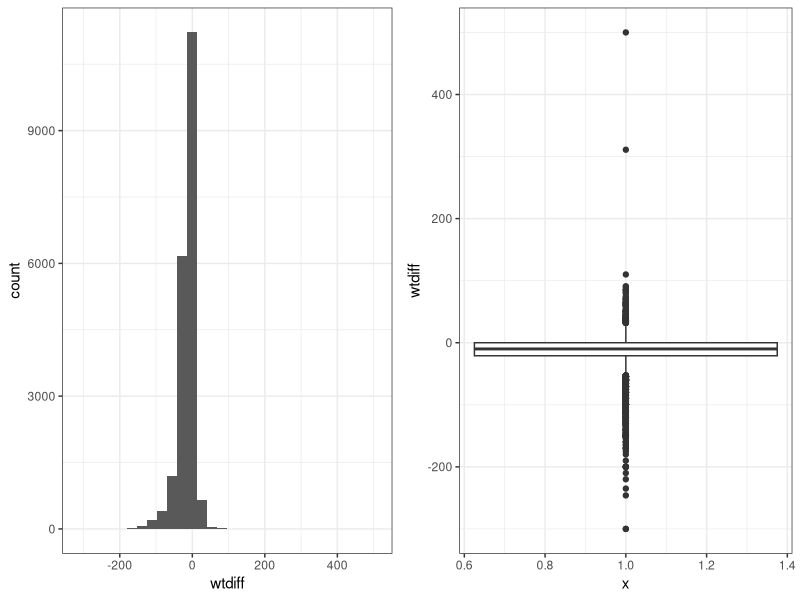
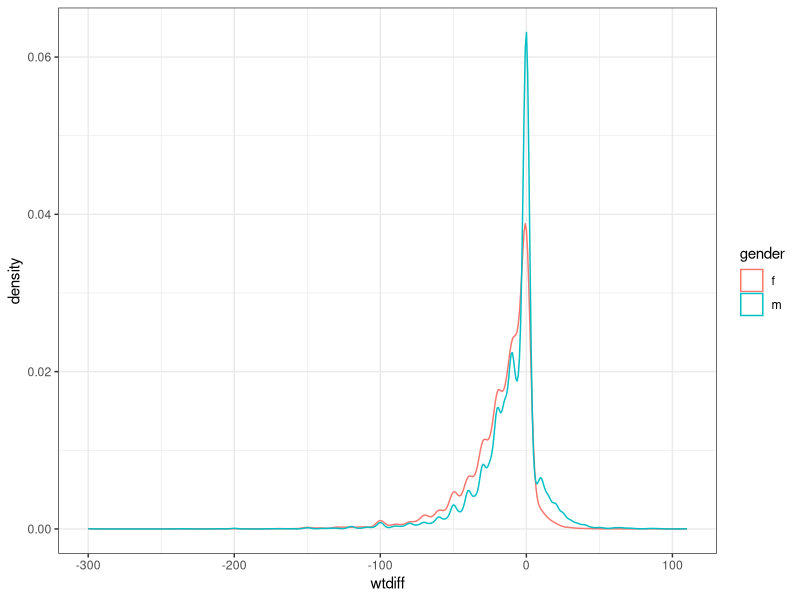
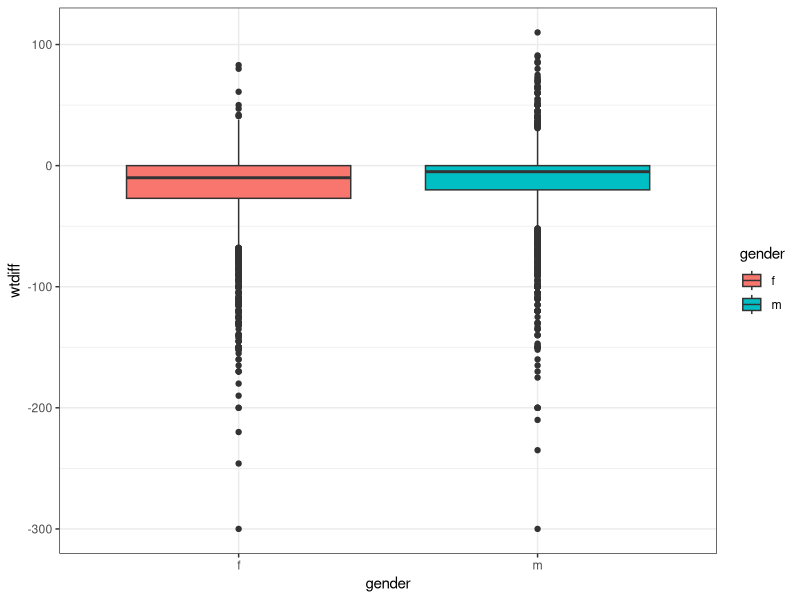
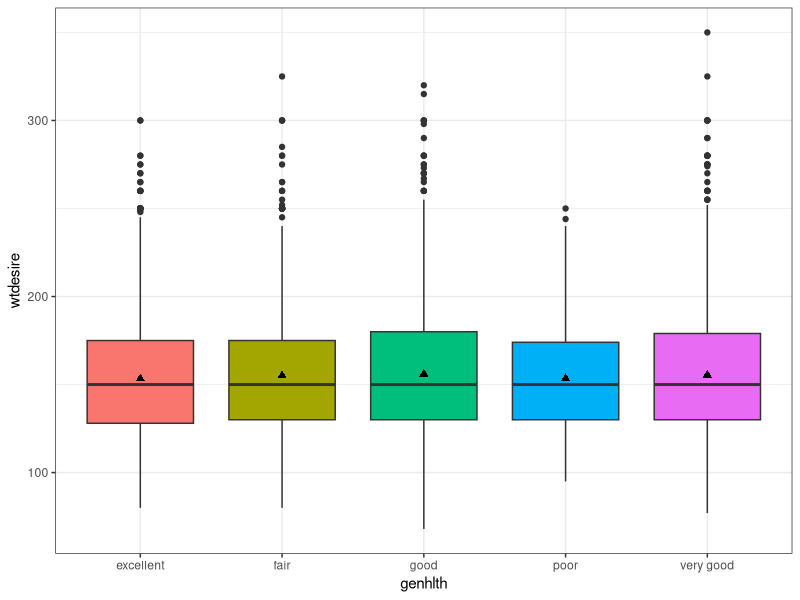
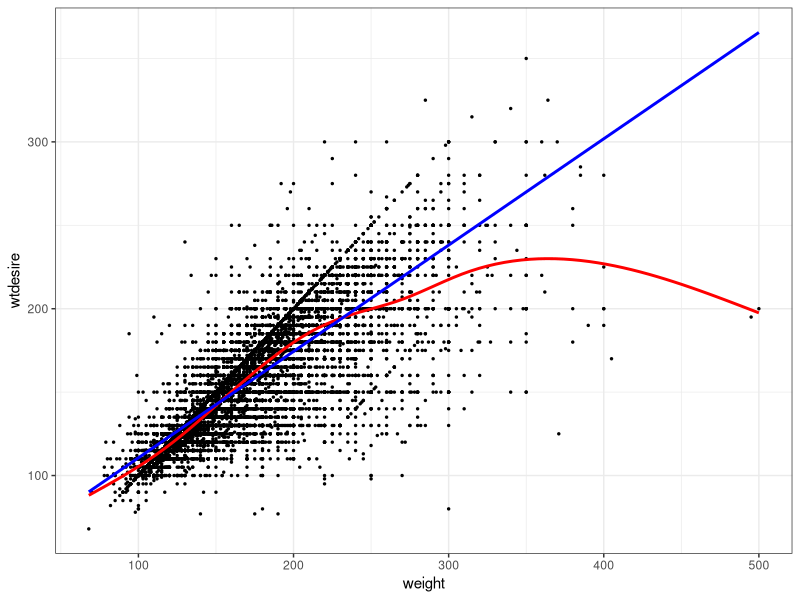
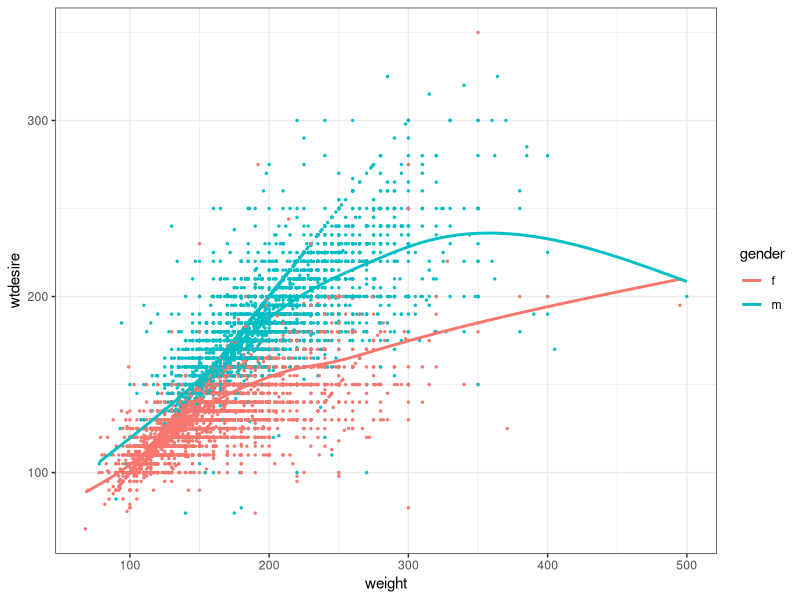

R code for these plots, in order:
## ---- chunk 1
cdc <- read.table("stat_models_brief/cdc.txt", header=TRUE, sep="\t")
## ---- chunk 2
cdc$wtdiff <- cdc$wtdesire - cdc$weight
## ---- chunk 3
library(ggplot2)
library(gridExtra)

# Optional settings for cleaning up the resulting knitted document 
library(knitr)
opts_chunk$set(warning=FALSE, message=FALSE,  
               fig.align = 'center',  fig.width=6, fig.height=4)

## ---- chunk 4
summary(cdc$wtdiff)
a <- ggplot(cdc, aes(x=wtdiff)) + geom_histogram() + theme_bw()
b <- ggplot(cdc, aes(x=1, y=wtdiff)) + geom_boxplot() + theme_bw()
grid.arrange(a, b, nrow=1)
## ---- chunk 5
cdc <- subset(cdc, wtdiff < 200)
## ---- chunk 6
t.test(cdc$wtdiff, mu=0, alternative="two.sided", conf.level = .95)
## ---- chunk 7
table(cdc$smoke100)
prop.table(table(cdc$smoke100))
## ---- chunk 8
prop.test(x=9440, n=19998, p=.5)
## ---- chunk 9
t.test(cdc$smoke100, mu=.5)
## ---- chunk 10
ggplot(cdc, aes(x=wtdiff, col=gender)) + geom_density() + theme_bw()
ggplot(cdc, aes(y=wtdiff, x=gender, fill=gender)) + geom_boxplot() + theme_bw()
## ---- chunk 11
t.test(wtdiff~gender, data=cdc)
## ---- chunk 12
addmargins(table(cdc$smoke100, cdc$gender))
prop.table(table(cdc$smoke100, cdc$gender), margin=2)
## ---- chunk 13
t.test(smoke100 ~ gender, data=cdc)
## ---- chunk 14
prop.test(x=c(4419, 5021), n=c(10431, 9567))
## ---- chunk 15
ggplot(cdc, aes(y=wtdesire, x=genhlth, fill=genhlth)) + geom_boxplot() + 
        theme_bw() + 
        stat_summary(fun.y = "mean", pch=17, geom="point",  size = 2) + # adds the mean as a diamond
        scale_fill_discrete(guide=FALSE) # get rid of the legend created by the fill= argument
## ---- chunk 16
model <- aov(wtdesire~genhlth, data=cdc) #aov() is the workhorse function
summary(model) # prints it in an easy to ready fashion. 
## ---- chunk 17
TukeyHSD(model)
## ---- chunk 18
ggplot(cdc, aes(x=weight, y=wtdesire)) + 
      geom_point(size=.5) + # lots of points so i'm shrinking the size of the point
      geom_smooth(se=FALSE, col="red") + # adds a smoothing trend line
      geom_smooth(se=FALSE, method="lm", col="blue") + # adds a best fit line
      theme_bw()
## ---- chunk 19
lt250 <- subset(cdc, weight<=250)

linear.model <- lm(wtdesire ~ weight, data=lt250)
summary(linear.model)
## ---- chunk 20
cor(lt250$wtdesire, lt250$weight)
## ---- chunk 21
ggplot(cdc, aes(x=weight, y=wtdesire, col=gender)) + 
      geom_point(size=.5) + 
      geom_smooth(se=FALSE) + # adds a smoothing trend line - per group
      theme_bw()
## ---- chunk 22
summary(lm(wtdesire ~ weight + gender, data=lt250))
## ---- chunk 23
summary(lm(wtdesire ~ weight + gender + weight*gender, data=lt250))
